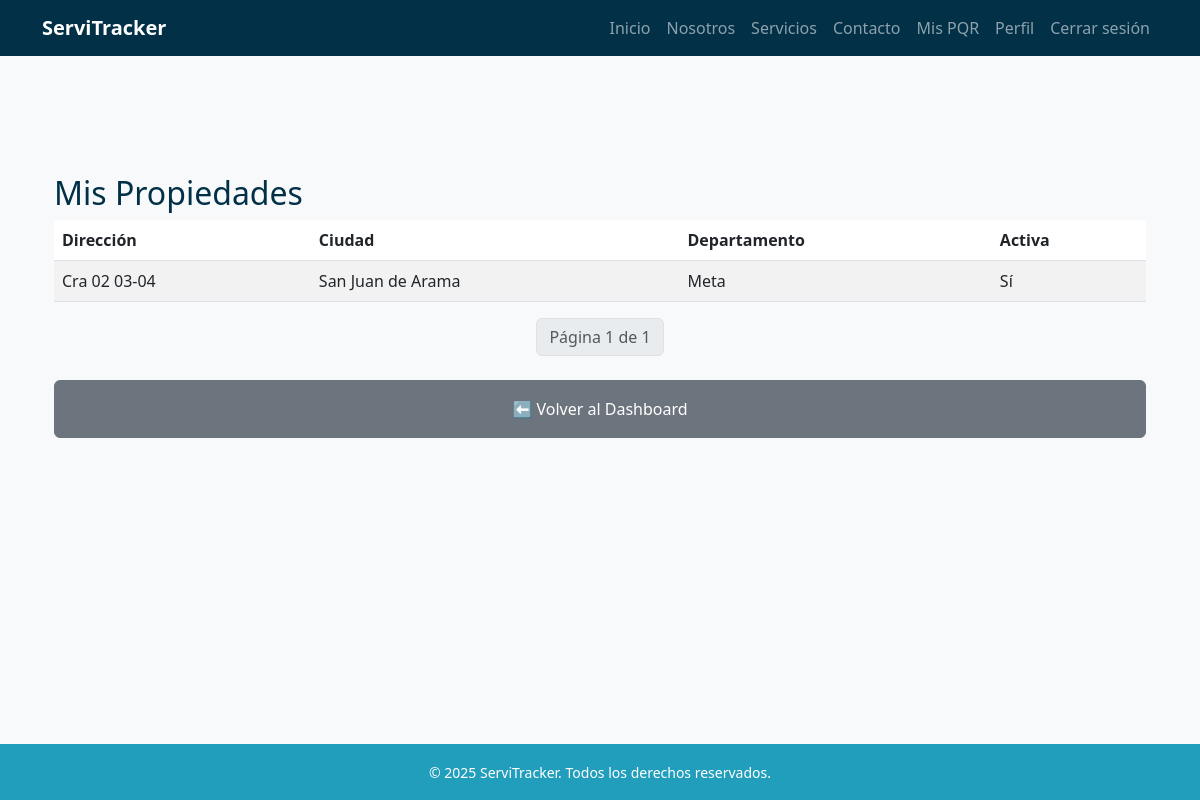
The app's page /propiedades/mis/ (signed in) with its own data.
### propiedades/models.py (models this page shows, shortened)
class Propiedad(models.Model):
    usuario = models.ForeignKey(
        settings.AUTH_USER_MODEL,
        on_delete=models.CASCADE,
        related_name='propiedades'
    )
    departamento = models.CharField(max_length=100)
    ciudad = models.CharField(max_length=100)
    direccion = models.CharField(max_length=200)
    activa = models.BooleanField(default=True)

### propiedades/views.py (the view)
# urls.py: path('mis/', views.mis_propiedades, name='mis_propiedades'),
@login_required
def mis_propiedades(request):
    propiedades_queryset = Propiedad.objects.filter(usuario=request.user).order_by("ciudad")
    paginator = Paginator(propiedades_queryset, 10)  # 10 propiedades por página
    page_number = request.GET.get("page")
    propiedades = paginator.get_page(page_number)
    return render(request, 'propiedades/mis_propiedades.html', {
        'propiedades': propiedades
    })

### templates/propiedades/mis_propiedades.html (shortened to what this page needs)
{% extends 'base.html' %}
{% block content %}
<div class="container my-5">
    <h2 class="text-blue-dark">Mis Propiedades</h2>
    <table class="table table-striped">
        <thead>
            <tr>
                <th>Dirección</th>
                <th>Ciudad</th>
                <th>Departamento</th>
                <th>Activa</th>
            </tr>
        </thead>
        <tbody>
            {% for p in propiedades %}
            <tr>
                <td>{{ p.direccion }}</td>
                <td>{{ p.ciudad }}</td>
                <td>{{ p.departamento }}</td>
                <td>{{ p.activa|yesno:"Sí,No" }}</td>
            </tr>
            {% empty %}
            <tr><td colspan="4">No tienes propiedades registradas.</td></tr>
            {% endfor %}
        </tbody>
    </table>
    <nav aria-label="Page navigation">
        <ul class="pagination justify-content-center">
            <li class="page-item disabled">
                <span class="page-link">
                    Página {{ propiedades.number }} de {{ propiedades.paginator.num_pages }}
                </span>
            </li>
        </ul>
    </nav>
    <div class="mt-4">
        {% if user.rol == "administrador" %}
            <a href="{% url 'dashboard_admin' %}" class="btn btn-secondary w-100 py-3">⬅️ Volver al Dashboard</a>
        {% elif user.rol == "agente" %}
            <a href="{% url 'dashboard_agente' %}" class="btn btn-secondary w-100 py-3">⬅️ Volver al Dashboard</a>
        {% elif user.rol == "tecnico" %}
            <a href="{% url 'dashboard_tecnico' %}" class="btn btn-secondary w-100 py-3">⬅️ Volver al Dashboard</a>
        {% elif user.rol == "ciudadano" %}
            <a href="{% url 'dashboard_ciudadano' %}" class="btn btn-secondary w-100 py-3">⬅️ Volver al Dashboard</a>
        {% endif %}
    </div>
</div>
{% endblock %}

### static/css/style.css (style rules this page uses)
:root { --blue-light: #8ecae6; --blue-mid: #219ebc; --blue-deep: #126782; --blue-dark: #023047; --yellow: #ffb703; --orange-light: #fd9e02; --orange-dark: #fb8500; --green-light: #198754; --green-dark: #146c43; }
.text-blue-dark { color: var(--blue-dark); }
body { font-family: 'Segoe UI', sans-serif; background-color: #f8f9fa; padding-top: 70px; min-height: 100vh; display: flex; flex-direction: column; }

### records on screen
Propiedad: direccion "Cra 02 03-04", ciudad "San Juan de Arama", departamento "Meta", activa "Sí"

### other values on screen
{{ propiedades.number }} "1"
{{ propiedades.paginator.num_pages }} "1"
